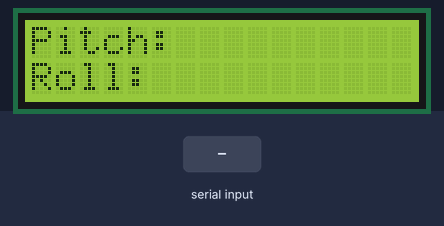
Simulated run of this sketch. Board: ESP8266 (NodeMCU). On the bench: 16×2 character LCD. Inputs (shaded band) come from the test bench. What the sketch prints to the serial monitor is not drawn.

Above: at 1.2 s.
1.3 s: "1\n" received over Serial
At 1.6 s:
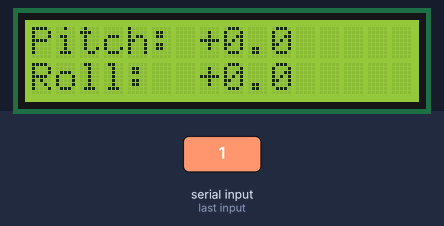
Timing chart, 0 to 4.3 s (numbered marks = the images above; inputs shaded):
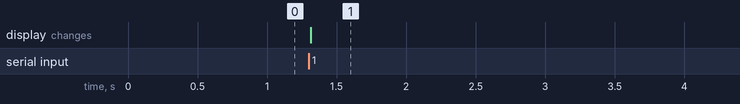

The sketch:

demo.ino
```cpp
/*
 * Wiring info
 * LCD - NodeMCU
 * GND - GND
 * VCC - VV (USB 5V)
 * SDA - D2
 * SCL - D1
 */
#include <ArduinoJson.h>
#include <LiquidCrystal_I2C.h>

LiquidCrystal_I2C lcd(0x27, 16, 2);
StaticJsonDocument<200> doc;

void setup() {
  Serial.begin(9600, SERIAL_8N1);
  Serial.setTimeout(200);

  Wire.begin(D2, D1);
  lcd.begin(16,2);
  lcd.backlight();
  lcd.setCursor(0,0);
  lcd.print("Pitch:");
  lcd.setCursor(0,1);
  lcd.print("Roll:");
}

// the loop function runs over and over again forever
void loop() {
  if (Serial.available()>0)
  {
    // {"pitch":..., "roll":...}
    // eg {"pitch":10.1, "roll":-1.7}
    String s = Serial.readStringUntil('\n');   // Until CR (Carriage Return)
    Serial.println("Received ");
    Serial.println(s);

    DeserializationError err = deserializeJson(doc, s);
    if (err) {
        Serial.print(F("deserializeJson() failed: "));
        Serial.println(err.c_str());
        return;
    }

    float pitch = doc["pitch"];
    float roll = doc["roll"];

    Serial.print("p=");
    Serial.println(pitch);
    Serial.print("r=");
    Serial.println(roll);

    char str[10];

    sprintf(str, "%+.1f  ", pitch);
    lcd.setCursor(7,0);
    lcd.print(str);

    sprintf(str, "%+.1f  ", roll);
    lcd.setCursor(7,1);
    lcd.print(str);
  }
}
```

Measured:
- after the input at 1.3 s, the display: changes at once (image 1)
